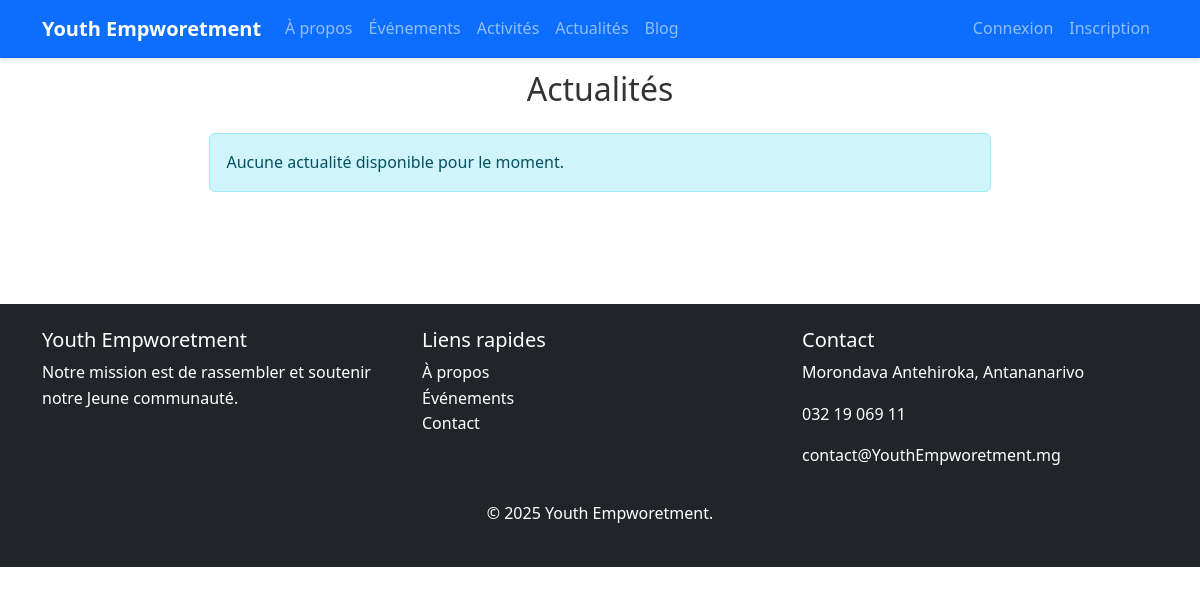
Page /actualite/ on the earlier database version.
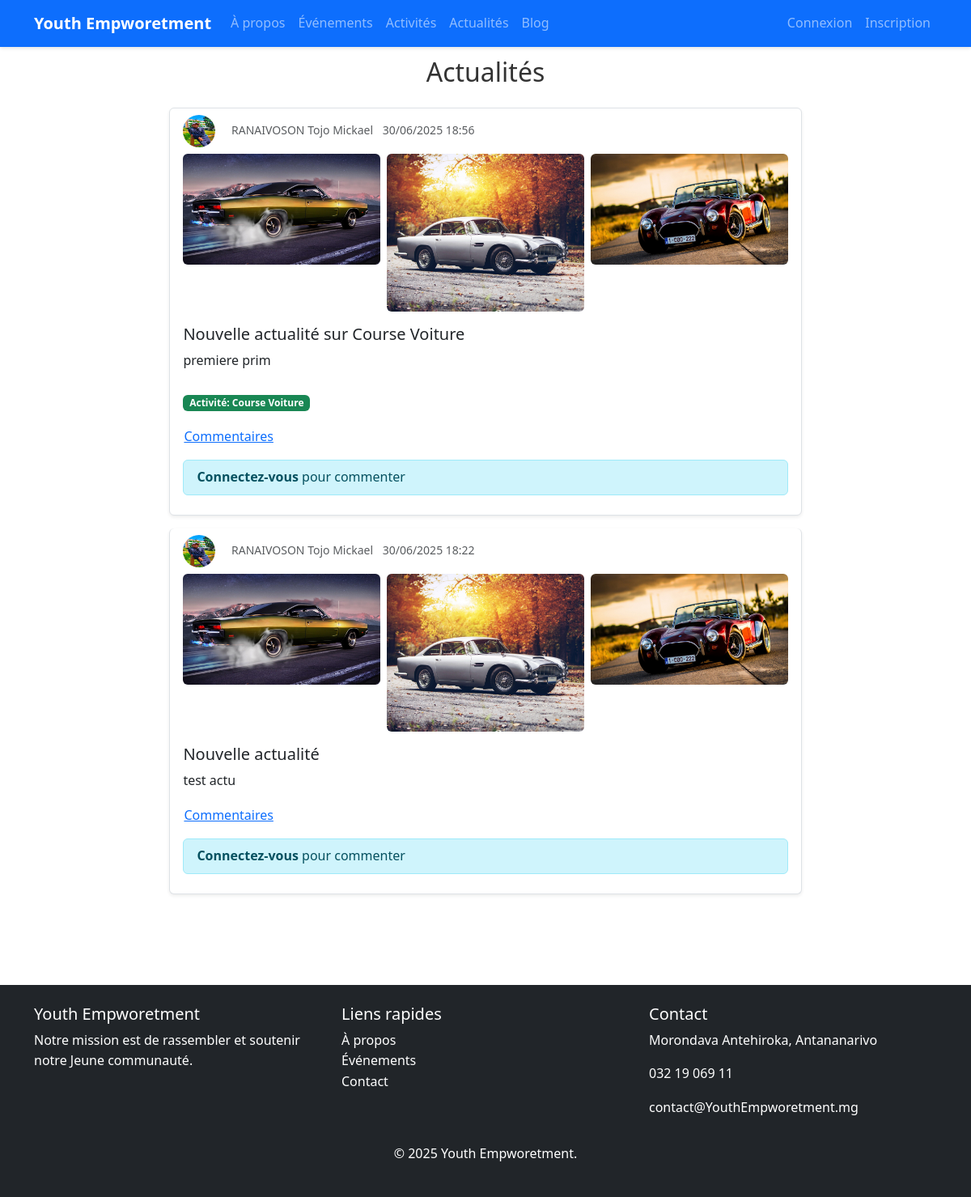
Same page on the later database version.
### AppActualite/models.py (models this page shows, shortened)
class Actualite (models.Model):
    ETAT_CHOICES = [
        ('brouillon', 'Brouillon'),
        ('en_attente', 'En attente de validation'),
        ('publie', 'Publié'),
        ('rejete', 'Rejeté'),
    ]
    auteur = models.ForeignKey(Utilisateur,on_delete=models.CASCADE)
    titre = models.CharField(max_length=50)
    contenue = models.TextField()
    date_publication = models.DateTimeField(auto_now_add=True)
    date_modification = models.DateTimeField(auto_now=True)
    etat = models.CharField(max_length=20, choices=ETAT_CHOICES, default='brouillon')
    evenement = models.ForeignKey(Evenement, on_delete=models.SET_NULL, null=True, blank=True)
    activite = models.ForeignKey(Activite, on_delete=models.SET_NULL, null=True, blank=True)
    class Meta:
        verbose_name = "Actualité"
        verbose_name_plural = "Actualités"
        ordering = ['-date_publication']

class ImageActualite(models.Model):
    actualite = models.ForeignKey(Actualite, related_name='images', on_delete=models.CASCADE)
    image = models.ImageField(upload_to='static/images/actualites/')
    ordre = models.PositiveIntegerField(default=0)
    class Meta:
        verbose_name = "imageActualite"
        verbose_name_plural = "imageActualite"
        ordering = ['ordre']

### AppMembre/models.py (models this page shows, shortened)
class Utilisateur(models.Model):
    nom = models.CharField(max_length=20)
    prenom = models.CharField(max_length=50)
    date_naissance = models.DateField()
    telephone = models.CharField(max_length=20)
    adresse = models.CharField(max_length=50,blank=True, null=True)
    photo = models.ImageField(upload_to='static/images/membres/')
    email = models.EmailField()
    mot_de_passe = models.TextField()
    date_inscription = models.DateField(auto_now_add=True)
    role = models.CharField(max_length=50)
    USERNAME_FIELD = 'email'
    REQUIRED_FIELD =['username']
    class Meta:
        verbose_name = "Utilisateur"
        verbose_name_plural = "Utilisateurs"

### AppActualite/views.py (the view)
# urls.py: path('actualite/',listActualite,name='actualite'),
def listActualite(request):
    staff = request.session.get('membres', {}).get('role') in ['admin', 'moderateur']
    filtre_etat = request.GET.get('filter','publie')
    actualites = Actualite.objects.all().prefetch_related(
        Prefetch('images',queryset=ImageActualite.objects.order_by('ordre'))
    )
    if staff:
        if filtre_etat == 'publie':
            actualites = actualites.filter(etat='publie')
        elif filtre_etat == 'en_attente':
            actualites = actualites.filter(etat='en_attente')
        elif filtre_etat == 'brouillon':
            actualites = actualites.filter(etat='brouillon')
    else:
        actualites = actualites.filter(etat='publie')
    pagination = Paginator(actualites, 10)
    page_number = request.GET.get('page')
    page_obj = pagination.get_page(page_number)
    context = {
        'actualites': page_obj,
        'staff': staff,
        'filtre_etat': filtre_etat,
    }
    return render(request, 'actualites/Liste.html', context)

### templates/actualites/Liste.html (shortened to what this page needs)
{% extends 'layouts/master.html' %}
{% load static %}
{% block content %}
<div class="container py-5">
    <h2 class="mb-4 text-center marg">Actualités</h2>
    <div class="list-group largeur">
        {% for actualite in actualites %}
        <div class="list-group-item mb-3 rounded shadow-sm">
            <div class="d-flex justify-content-between align-items-start">
                <div class="flex-grow-1">
                    <p class="text-muted small mb-2">
                        <img src="{{ actualite.auteur.photo.url }}" class="rounded-circle me-3" width="40" height="40" alt="">
                         {{ actualite.auteur.nom }} {{ actualite.auteur.prenom }}
                         {{ actualite.date_publication|date:"d/m/Y H:i" }}
                    </p>
                </div>
            </div>
            {% if actualite.images.all %}
            <div class="row g-2 mb-3">
                {% for image in actualite.images.all|slice:":3" %}
                <div class="col-md-4">
                    <img src="{{ image.image.url }}" class="img-fluid rounded" alt="{{ actualite.titre }}">
                </div>
                {% endfor %}
            </div>
            {% endif %}
            <h2 class="h5 mb-1">{{ actualite.titre }}</h2>
            <div class="mt-2 mb-3">
                {{ actualite.contenue|safe|linebreaks }}
            </div>
            <button class="btn btn-link text-primary p-0"
                    data-bs-toggle="modal"
                    data-bs-target="#commentairesModal"
                    onclick="loadComments({{ actualite.id }})">
                 Commentaires
            </button>
            {% if request.session.membres %}
            <form method="post" action="{% url 'ajouter_commentaire' actualite.id %}" class="mt-3">
                {% csrf_token %}
                <div class="input-group">
                    <input type="text" name="message" class="form-control" placeholder="Ajouter un commentaire..." required>
                    <button class="btn btn-primary" type="submit">
                        <i class="bi bi-send"></i> Envoyer
                    </button>
                </div>
            </form>
            {% else %}
            <div class="alert alert-info mt-3 py-2">
                <a href="{% url 'connexionPage' %}" class="alert-link">Connectez-vous</a> pour commenter
            </div>
            {% endif %}
        </div>
        {% empty %}
        <div class="alert alert-info">Aucune actualité disponible pour le moment.</div>
        {% endfor %}
    </div>
</div>
{% endblock %}

### templates/layouts/master.html (shortened to what this page needs)
{% load static %}
<!DOCTYPE html>
<html lang="en">
  <head>
    <link rel="stylesheet" href="{% static 'bootstrap/css/bootstrap.min.css' %}" />
    <link rel="stylesheet" href="{% static 'css/style.css' %}" />
  </head>
  <body>
    {% include 'layouts/header.html' %}
    <div class="content">
      {% block content %}
      {% endblock %}
    </div>
    {% include 'layouts/footer.html' %}
  </body>
</html>

### templates/layouts/header.html (shortened to what this page needs)
<nav class="navbar navbar-expand-lg navbar-dark bg-primary">
    <div class="container">
        <a class="navbar-brand" href="{% url 'accueil' %}">Youth Empworetment</a>
        <div class="collapse navbar-collapse" id="navbarNav">
            <ul class="navbar-nav me-auto">
                <li class="nav-item">
                    <a class="nav-link" href="{% url 'aproposPage' %}">À propos</a>
                </li>
                <li class="nav-item">
                    <a class="nav-link" href="{% url 'evenements' %}">Événements</a>
                </li>
                <li class="nav-item">
                    <a class="nav-link" href="{% url 'activites' %}">Activités</a>
                </li>
                <li class="nav-item">
                    <a class="nav-link" href="{% url 'actualite' %}">Actualités</a>
                </li>
                <li class="nav-item">
                    <a class="nav-link" href="{% url 'listeArticle' %}">Blog</a>
                </li>
            </ul>
            <ul class="navbar-nav">
                {% if request.session.membres %}
                <a href=""><img src="/media/{{request.session.membres.photo}} " style="width:40px; height: 40px; border-radius: 50%;" alt=""></a>
                    <li class="nav-item dropdown">
                         <a class="nav-link dropdown-toggle" href="#" id="navbarDropdown" role="button" data-bs-toggle="dropdown" style="color: black;">
                            <i class="bi bi-person-circle"></i> {{ request.session.membres.prenom }}
                            {% if unread_notifications %}
                                <span class="badge bg-danger">{{ unread_notifications }}</span>
                            {% endif %}
                        </a>
                        <ul class="dropdown-menu dropdown-menu-end">
                            <li><a class="dropdown-item" href="{% url 'profil' %}">Mon profil</a></li>
                            {% comment %} <li><a class="dropdown-item" href="">Messagerie</a></li>
                            <li><a class="dropdown-item" href="">Notifications</a></li> {% endcomment %}
                            <li><a class="dropdown-item" href="{% url 'notre_equipe' %}">Notre Equipe</a></li>
                            {% if request.session.membres.role in 'admin moderateur' %}
                                <li><a class="dropdown-item" href="{% url 'liste_membres' %}">Liste Membre</a></li>
                                <li><a class="dropdown-item" href="{% url 'liste_cotisations' %}">Cotisation</a></li>
                            {% endif %}
                            <li class="nav-item" style="background-color: red">
                                <a class="dropdown-item" style="color:black" href="{% url 'deconnexion' %}">Deconnexion</a>
                            </li>
                        </ul>
                    </li>
                {% else %}
                    <li class="nav-item">
                        <a class="nav-link" href="{% url 'connexionPage' %}">Connexion</a>
                    </li>
                    <li class="nav-item">
                        <a class="nav-link" href="{% url 'inscriptionPage' %}">Inscription</a>
                    </li>
                {% endif %}
                </ul>
        </div>
    </div>
</nav>

### templates/layouts/footer.html (shortened to what this page needs)
<footer class="bg-dark text-white py-4 mt-5">
    <div class="container">
        <div class="row">
            <div class="col-md-4">
                <h5>Youth Empworetment</h5>
                <p>Notre mission est de rassembler et soutenir notre Jeune communauté.</p>
            </div>
            <div class="col-md-4">
                <h5>Liens rapides</h5>
                <ul class="list-unstyled">
                    <li><a href="" class="text-white">À propos</a></li>
                    <li><a href="" class="text-white">Événements</a></li>
                    <li><a href="" class="text-white">Contact</a></li>
                </ul>
            </div>
            <div class="col-md-4">
                <h5>Contact</h5>
                <address>
                    <p> Morondava Antehiroka, Antananarivo</p>
                    <p> 032 19 069 11</p>
                    <p> contact@YouthEmpworetment.mg</p>
                </address>
            </div>
        </div>
        <div class="text-center mt-3">
            <p>&copy; {% now "Y" %} Youth Empworetment.</p>
        </div>
    </div>
</footer>

### static/css/style.css (style rules this page uses)
body { font-family: 'Segoe UI', Tahoma, Geneva, Verdana, sans-serif; line-height: 1.6; color: #333; }
a { text-decoration: none; color: #0d6efd; }
.navbar { position: fixed; width: 100%; }
.navbar { box-shadow: 0 2px 4px rgba(0,0,0,.1); }
.navbar-brand { font-weight: 700; }
footer { background-color: #212529; color: white; }
footer a { color: rgba(255, 255, 255, 0.7); }

### templates/actualites/Liste.html (style rules this page uses)
nav { z-index: 100; }
.marg { margin-top: 2%; }
.largeur { width: 70%; margin: auto; }

Differences in the rows shown:
added Actualite: auteur.nom "RANAIVOSON", auteur.prenom "Tojo Mickael", date_publication "30/06/2025 18:56", titre "Nouvelle actualité sur Course Voiture", contenue "premiere prim Activité: Course Voiture"
added ImageActualite: image (picture), shown under "RANAIVOSON"
added ImageActualite: image (picture), shown under "RANAIVOSON"
added ImageActualite: image (picture), shown under "RANAIVOSON"
now on this page (row edited): Actualite: auteur.nom "RANAIVOSON", auteur.prenom "Tojo Mickael", date_publication "30/06/2025 18:22", titre "Nouvelle actualité", contenue "test actu"
added ImageActualite: image (picture), shown under "RANAIVOSON"
added ImageActualite: image (picture), shown under "RANAIVOSON"
added ImageActualite: image (picture), shown under "RANAIVOSON"
Other differences:
text no longer shown: "Aucune actualité disponible pour le moment."
